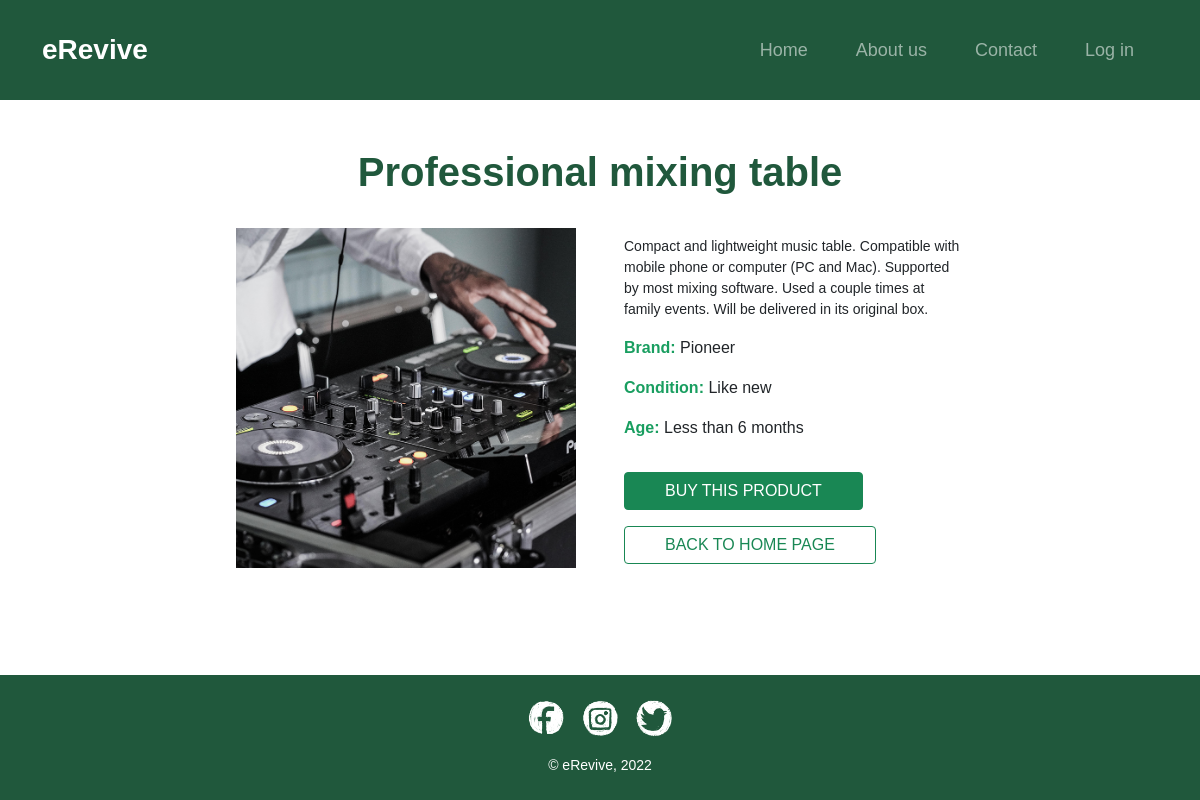
Screenshot of /website/single_prod.php?id=1 with the database file from the repository.
### tables this page shows
CREATE TABLE `products` (
  `prod_id` int(11) NOT NULL,
  `name` varchar(50) DEFAULT NULL,
  `brand` varchar(30) DEFAULT NULL,
  `prod_condition` varchar(50) DEFAULT NULL,
  `age` varchar(30) DEFAULT NULL,
  `description` varchar(1000) DEFAULT NULL,
  `image` varchar(80) DEFAULT NULL,
  `price` decimal(10,2) DEFAULT NULL,
  `user_id` int(11) DEFAULT NULL
);

### website/single_prod.php (the view, shortened to what this page needs)
<?php
$single_prod = $_GET['id'];
if (isset($user)) {
    include 'parts/nav_session_on.php';
}
 else {
    include 'parts/nav.php';
}
?>
<!DOCTYPE html>
<html lang="en">
<head>
    <link href="https://cdn.jsdelivr.net/npm/bootstrap@5.1.3/dist/css/bootstrap.min.css" rel="stylesheet">
    <link rel="stylesheet" href="https://use.typekit.net/jah2euc.css">
    <link href="css/stylesheet.css" rel="stylesheet">
</head>
<body class="d-flex flex-column min-vh-100">
    <div class="container py-5 mb-2">
        <div class="text-center">
            <div class="row gx-5">
                <?php
                include('includes/connx.php');
                $sql = "SELECT * FROM products WHERE prod_id = '$single_prod'";
                $result = $conn->query($sql);
                if ($result->num_rows === 1) {
                    while ($row = $result->fetch_assoc()) {
                        echo '<h1 class="prod_title pb-4">' . $row['name'] . '</h1>';
                        echo '<div class="col-md-6 col-lg-5 offset-lg-1 col-xl-4 offset-xl-2">';
                        echo '<img class="mb-3 mb-md-0 "alt="" src="' . $row["image"] . '">';
                        echo '</div>';
                        echo '<div class="col-md-6 col-lg-5 col-xl-4 pt-2">';
                        echo '<div class=text-start>';
                        echo '<p class="description">' . $row['description'] . '</p>';
                        echo '<p><span class="rows">Brand: </span>' . $row['brand'] . '</p>';
                        echo '<p><span class="rows">Condition: </span>' . $row['prod_condition'] . '</p>';
                        echo '<p><span class="rows">Age: </span>' . $row['age'] . '</p>';
                        echo '<div class="text-center text-md-start">';
                        echo '<a href="#" class="btn btn-success wide_btn mt-3">BUY THIS PRODUCT</a><br>';
                        if ($_SESSION['userLogged'] === $user) {
                            echo '<a href="index.php?username=' . $user . '" class="btn btn-outline-success wide_btn mt-3">BACK TO HOME PAGE</a>';
                        } else {
                            echo '<a href="index.php" class="btn btn-outline-success wide_btn mt-3">BACK TO HOME PAGE</a>';
                        }
                        echo '</div>';
                        echo '</div>';
                        echo '</div>';
                    }
                } else {
                    echo "<p>We couldn't find what you are looking for</p>";
                }
                ?>
            </div>
        </div>
    </div>
    <?php
    include 'parts/footer.php';
    ?>
</body>
</html>

### website/css/stylesheet.css (style rules this page uses)
body { font-family: sofia-pro-soft, sans-serif; font-weight: 400; font-style: normal; }
img { width: 100%; }
h1 { color: #20583c; font-weight: 800; }
.wide_btn { padding-left: 40px; padding-right: 40px; }
.prod_title { color: #20583c; font-weight: 900; }
.description { font-size: 14px; }
.rows { color: #199e60; font-weight: 900; }

### rows the page displays
products: name "Professional mixing table", image (picture), description "Compact and lightweight music table. Compatible with mobile phone or computer (PC and Mac). Supported by most mixing software. Used a couple times at family events. Will be delivered in its original box.", brand "Pioneer", prod_condition "Like new", age "Less than 6 months"
